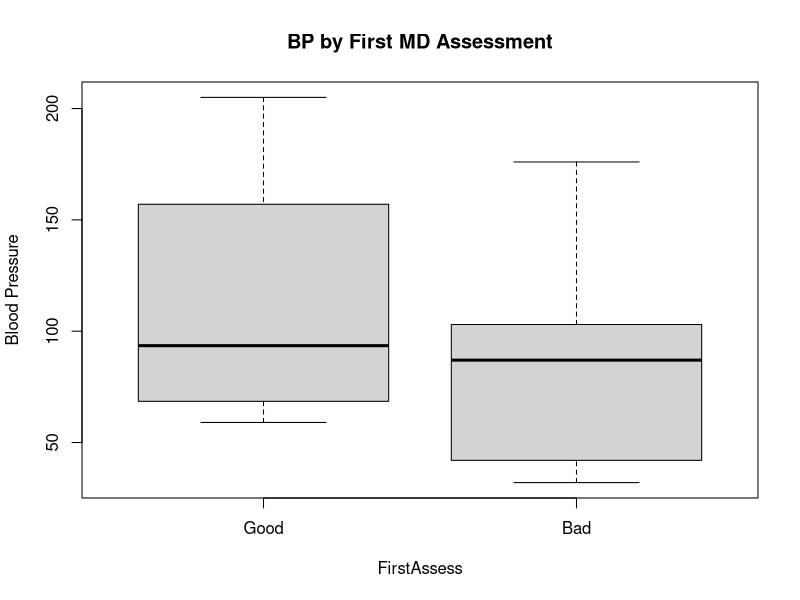
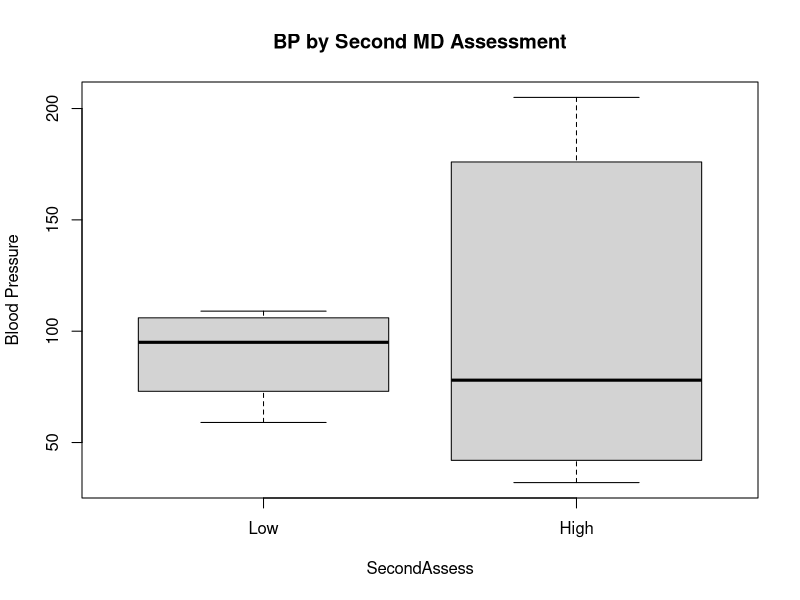
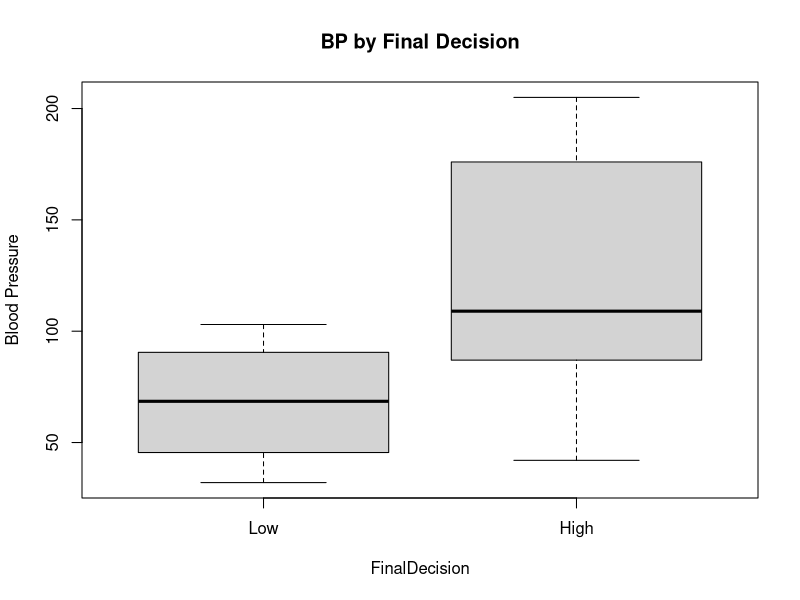
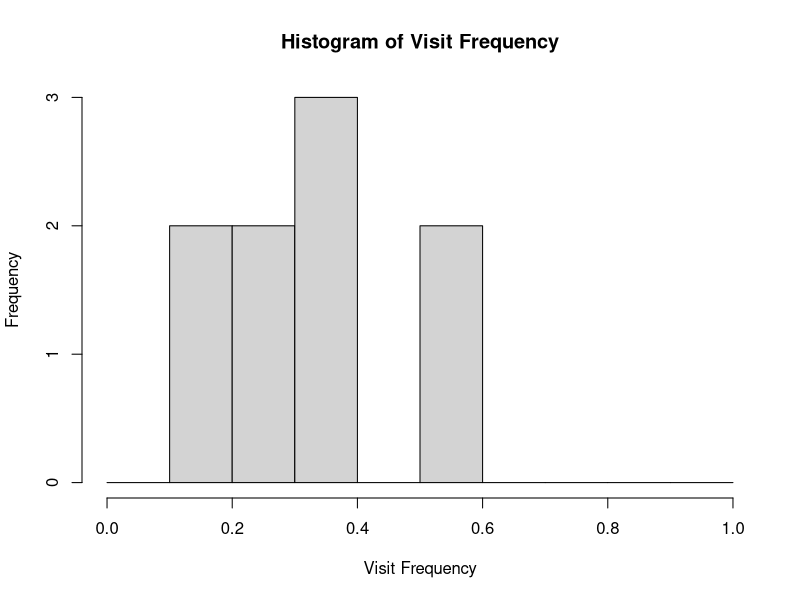
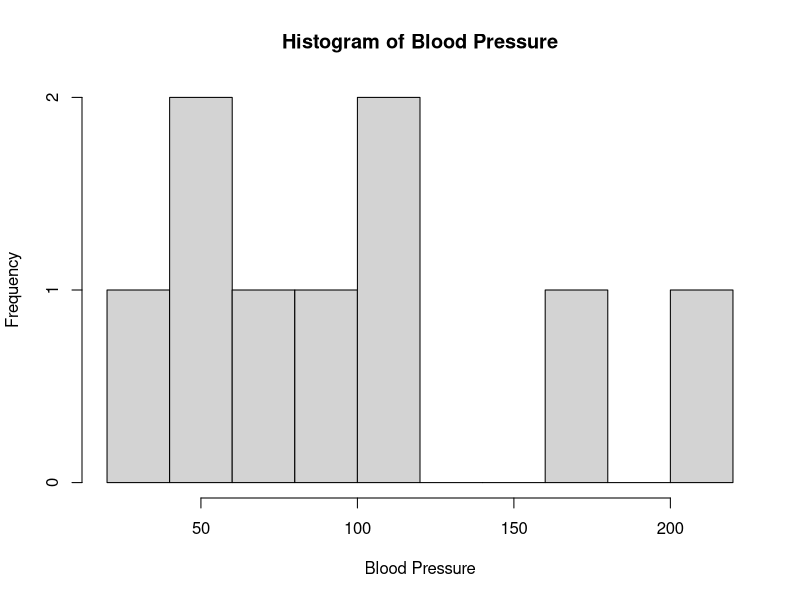

The R script that drew these images, in order:
Frequency <- c(0.6, 0.3, 0.4, 0.4, 0.2, 0.6, 0.3, 0.4, 0.9, 0.2)
BloodPressure <- c(103, 87, 32, 42, 59, 109, 78, 205, 135, 176)
FirstAssess   <- c(1, 1, 1, 1, 0, 0, 0, 0, NA, 1)    # bad=1, good=0
SecondAssess  <- c(0, 0, 1, 1, 0, 0, 1, 1, 1, 1)    # low=0, high=1
FinalDecision <- c(0, 1, 0, 1, 0, 1, 0, 1, 1, 1)    # low=0, high=1

df_hosp <- data.frame(
  Frequency, BloodPressure, FirstAssess,
  SecondAssess, FinalDecision, stringsAsFactors = FALSE
)

# Check for missing values
summary(df_hosp)

# Remove rows with NA values
df_hosp <- na.omit(df_hosp)





# Save Boxplot 1
png("bp_by_first_assessment.png", width = 800, height = 600)
boxplot(
  BloodPressure ~ FirstAssess,
  data = df_hosp,
  names = c("Good","Bad"),
  ylab = "Blood Pressure",
  main = "BP by First MD Assessment"
)
dev.off()

# Save Boxplot 2
png("bp_by_second_assessment.png", width = 800, height = 600)
boxplot(
  BloodPressure ~ SecondAssess,
  data = df_hosp,
  names = c("Low","High"),
  ylab = "Blood Pressure",
  main = "BP by Second MD Assessment"
)
dev.off()

# Save Boxplot 3
png("bp_by_final_decision.png", width = 800, height = 600)
boxplot(
  BloodPressure ~ FinalDecision,
  data = df_hosp,
  names = c("Low","High"),
  ylab = "Blood Pressure",
  main = "BP by Final Decision"
)
dev.off()

# Save Histogram 1
png("frequency_histogram.png", width = 800, height = 600)
hist(
  df_hosp$Frequency,
  breaks = seq(0, 1, by = 0.1),
  xlab = "Visit Frequency",
  main = "Histogram of Visit Frequency"
)
dev.off()

# Save Histogram 2
png("bp_histogram.png", width = 800, height = 600)
hist(
  df_hosp$BloodPressure,
  breaks = 8,
  xlab = "Blood Pressure",
  main = "Histogram of Blood Pressure"
)
dev.off()

